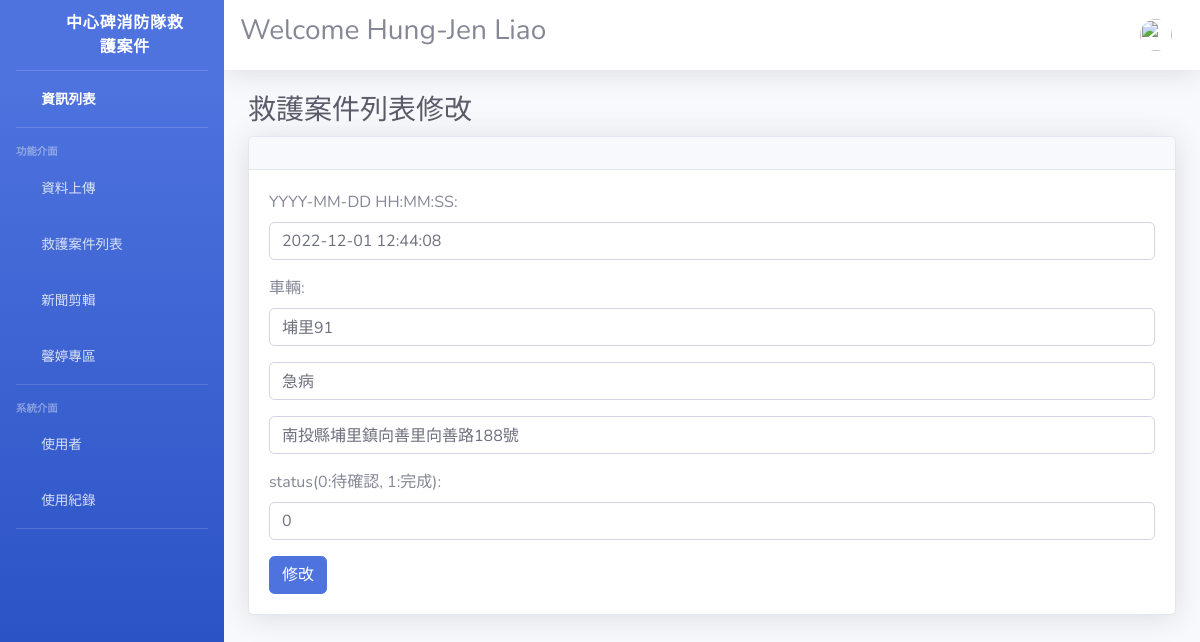
The page /emergency_list/update/423/ (signed in) on the database its author committed.
### uploadFile/models.py (models this page shows)
class Emergency(models.Model):
    time = models.DateTimeField("案發日期") #日期
    car = models.CharField(max_length = 10) #車輛
    detail = models.CharField(max_length = 10)  #內容(急病or車禍...)
    location = models.CharField(max_length = 100)   #地點
    status = models.CharField(max_length = 1)   #是否需要修改

### uploadFile/views.py (the view)
# urls.py: path('emergency_list/update/<int:Em_id>/', views.emergency_list_update, name = 'EmListUpdate'),
@login_required
def emergency_list_update(request, Em_id):
    fullname = request.user.get_full_name()
    emergency_obj = Emergency.objects.get(pk = Em_id)
    form = EmergencyForm(request.POST or None, instance = emergency_obj)
    if form.is_valid():
        form.save()
        return redirect('EmList')
    context = {'fullname': fullname, 'emergency_obj': emergency_obj, 'form': form}
    return render(request, 'emergency_list_update.html', context)

### uploadFile/forms.py
class EmergencyForm(ModelForm):
    class Meta:
        model = Emergency
        fields = ('id', 'time', 'car', 'detail', 'location', 'status')
        labels = {
            'time':'YYYY-MM-DD HH:MM:SS',
            'car':'車輛',
            'detail':'',
            'location':'',
            'status':'status(0:待確認, 1:完成)'
        }
        widgets = {
            'time': forms.TextInput(attrs={'class':'form-control', 'placeholder':'time'}),
            'car': forms.TextInput(attrs={'class':'form-control', 'placeholder':'car'}),
            'detail': forms.TextInput(attrs={'class':'form-control', 'placeholder':'detail'}),
            'location': forms.TextInput(attrs={'class':'form-control', 'placeholder':'location'}),
            'status': forms.TextInput(attrs={'class':'form-control', 'placeholder':'status'})
        }

### templates/emergency_list_update.html (shortened to what this page needs)
{% extends './main_template.html' %}
{% load static %}
{% block content %}
<div class="container-fluid">
    <h1 class="h3 mb-2 text-gray-800">救護案件列表修改</h1>
    <div class="card shadow mb-4">
        <div class="card-header py-3"></div>
        <div class="card-body">
            <form action="" method="POST" enctype="multipart/form-dat">
                {{ form.as_p }}
                <button type="submit" name="upd_bt" value="add" class="btn btn-primary">修改</button>
            </form>
        </div>
    </div>
</div>
{% endblock content %}

### rows shown on the page
Emergency: time "2022-12-01 12:44:08", car "埔里91", detail "急病", location "南投縣埔里鎮向善里向善路188號", status "0"

### other values the page prints
{{ fullname }} "Hung-Jen Liao"
